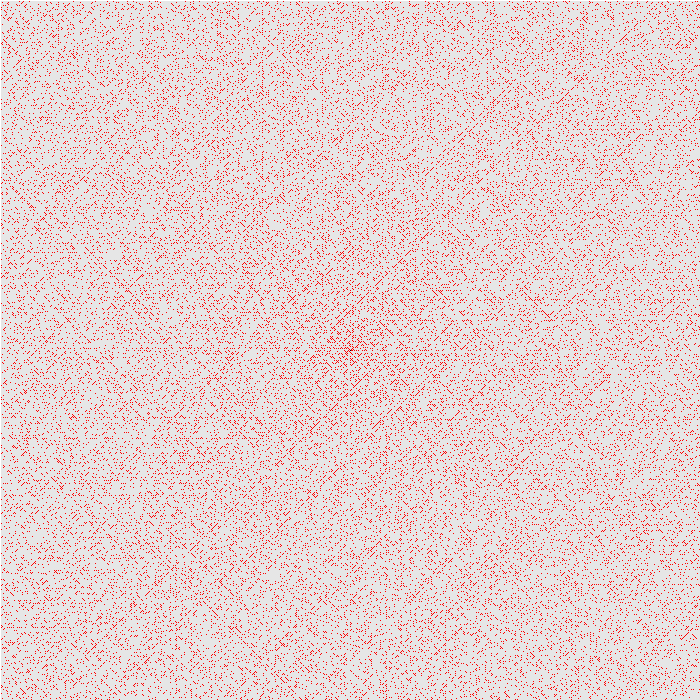

Here is the Python script that generated this plot:
from PIL import Image,ImageDraw
from math import sin,cos,radians,sqrt

width=700
height=700
im = Image.new('RGB', (width,height), color="white")
im_draw=ImageDraw.Draw(im)

def prime(a):
    if (a==2):
        return True

    if (a%2==0 or a==1):
        return False

    n=3
    while (n<=sqrt(a)):
        if (a%n==0):
            return False
        n+=2
    return True

direction=0
x=width/2
y=height/2
i=1
p=1
# im_draw.point((x,y),"red")
while (abs(x-width/2)<width/2 and abs(y-height/2)<height/2):
    for n in range(2): # try 1 or 2
        for m in range(i):
            if (prime(p)):
                im_draw.point((x,y),(255,0,0))
            else:
                im_draw.point((x,y),(230,230,230))
            if (p==1):
                im_draw.point((x,y),(0,0,0))
            p+=1
            x+=int(cos(radians(direction)))
            y+=int(sin(radians(direction)))
        direction-=90
    i+=1

# im_draw.point((x,y),"black")
im.save("ulam.png")
